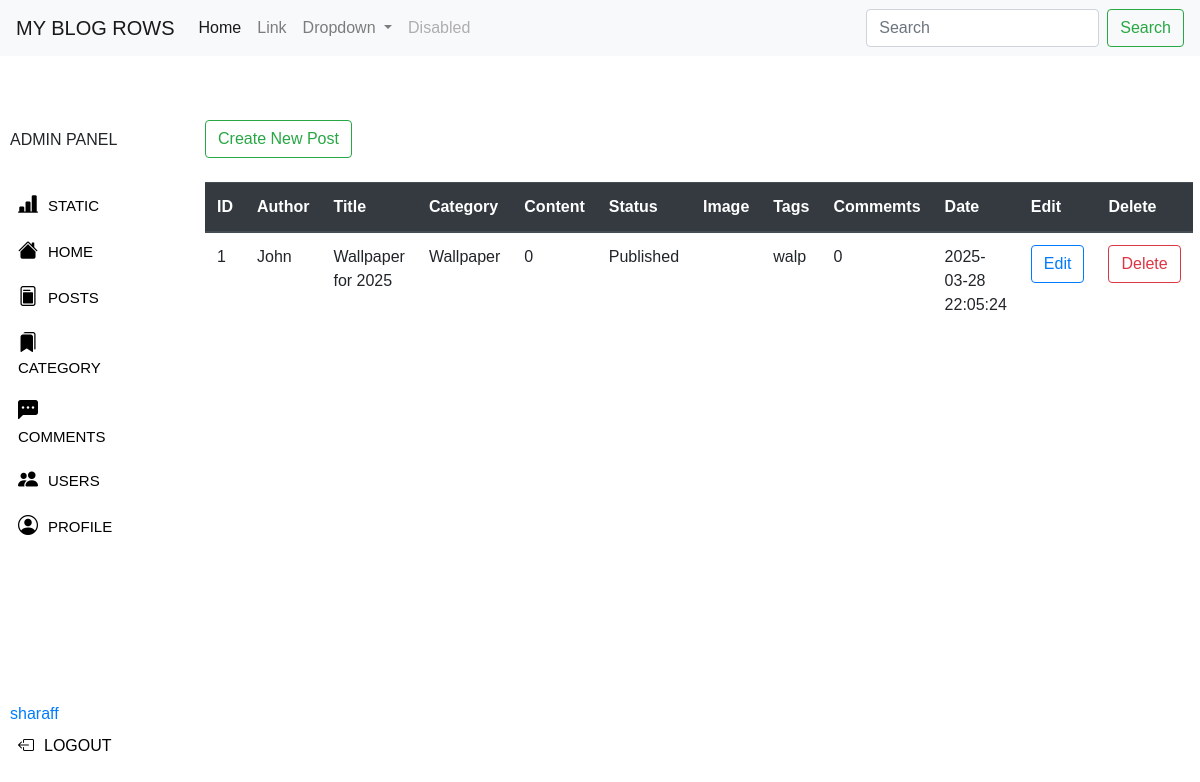
Screenshot of /Admin/View_posts.php (signed in) with the database file from the repository.
### tables this page shows
CREATE TABLE `post` (
  `post_id` int(11) NOT NULL,
  `post_title` varchar(255) NOT NULL,
  `post_author` varchar(100) NOT NULL,
  `post_date` datetime NOT NULL,
  `post_content` int(11) NOT NULL,
  `post_image` text DEFAULT NULL,
  `post_tag` varchar(255) DEFAULT NULL,
  `post_category_id` int(11) NOT NULL,
  `post_comment_count` int(11) DEFAULT 0,
  `post_status` varchar(255) DEFAULT NULL
);

CREATE TABLE `category` (
  `category_id` int(11) NOT NULL,
  `category` varchar(255) NOT NULL
);

### Admin/View_posts.php (the view, shortened to what this page needs)
<!doctype html>
<html lang="en">
<head>
    <link rel="stylesheet" href="https://stackpath.bootstrapcdn.com/bootstrap/4.3.1/css/bootstrap.min.css"
>
    <link rel="stylesheet" href="./css/View_posts.css">
</head>
<body>
<header class="fixed-top">
<?php ob_start(); include 'Header.php'  ?>
</header> <br><br><br><br><br>
    <div class="row">
        <div class="col-2">
            <?php include 'Sidebar.php' ?>
        </div>
        <div class="col-9">
            <a href="index_admin.php?page=new_post" class="btn btn-outline-success">Create New Post</a> <br><br>
            <table class="table">
                <thead class="thead-dark">
                    <tr>
                        <th scope="col">ID</th>
                        <th scope="col">Author</th>
                        <th scope="col">Title</th>
                        <th scope="col">Category</th>
                        <th scope="col">Content</th>
                        <th scope="col">Status</th>
                        <th scope="col">Image</th>
                        <th scope="col">Tags</th>
                        <th scope="col">Commemts</th>
                        <th scope="col">Date</th>
                        <th scope="col" >Edit</th>
                        <th scope="col">Delete</th>
                    </tr>
                </thead>
                <tbody>
                    <?php
                    include 'DBconnection.php';
                    $post_query    =   "SELECT * FROM post order by post_date desc";
                    $result        =   mysqli_query($conn, $post_query);
                    while ($row = mysqli_fetch_assoc($result)) {
                        $post_title = $row['post_title'];
                        $post_author = $row['post_author'];
                        $post_date = $row['post_date'];
                        $post_content = $row['post_content'];
                        $post_image = $row['post_image'];
                        $post_tag = $row['post_tag'];
                        $post_comment = $row['post_comment_count'];
                        $post_id = $row['post_id'];
                        $post_category = $row['post_category_id'];
                        $post_status = $row['post_status'];
                        $category_query = "SELECT * FROM category WHERE category_id = $post_category";
                        $category_result = mysqli_query($conn , $category_query);
                    while ($cat_row = mysqli_fetch_assoc($category_result)) {
                        echo "
                        <tr>
                            <td>        {$post_id}          </td>
                            <td>        {$post_author}      </td>
                            <td>        {$post_title}       </td>
                            <td>        {$cat_row['category']}    </td>
                            <td class='contant'>        {$post_content}     </td>
                            <td>        {$post_status}      </td>
                            <td><img src='../Feed/Image/{$post_image}' class='image' alt=''></td>
                            <td>   {$post_tag}      </td>
                            <td>   {$post_comment}  </td>
                            <td>   {$post_date}        </td>
                            <td><a class='btn btn-outline-primary' href=index_admin.php?page=edit_post&post_id={$post_id}>Edit</a></td>
                            <td><a class='btn btn-outline-danger' href=index_admin.php?page=delete_post&delete_id={$post_id} name='del'>Delete</a></td>
                        </tr> "
                    ?>
                    <?php } }
                    ?>
                </tbody>
            </table>
        </div>
    </div>
</body>
</html>

### Admin/css/admin_sidebar.css (style rules this page uses)
* { margin: 0; margin: 0; }
body { font-family: Arial, Helvetica, sans-serif; }

### rows the page displays
post: post_id "1", post_author "John", post_title "Wallpaper for 2025", post_content "0", post_status "Published", post_tag "walp", post_comment_count "0", post_date "2025-03-28 22:05:24"
category: category "Wallpaper"

### other values shown
$_SESSION['session_username'] "sharaff"
